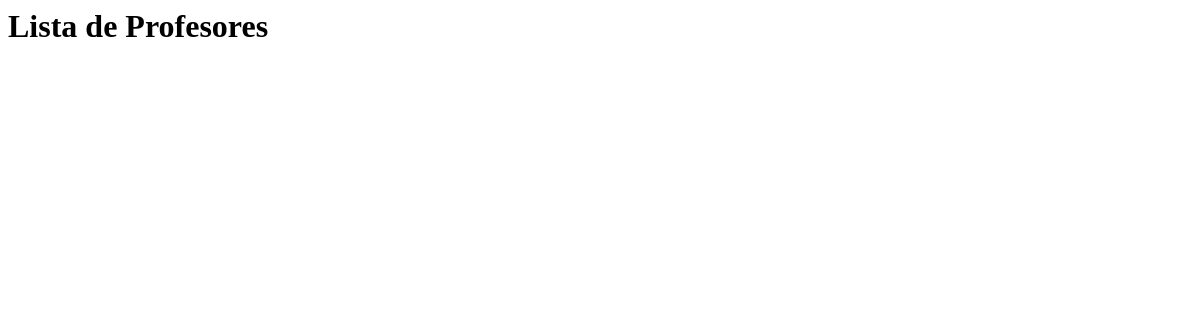
/colegioApp/listadeProfesores/, run on an earlier commit of the app's database.
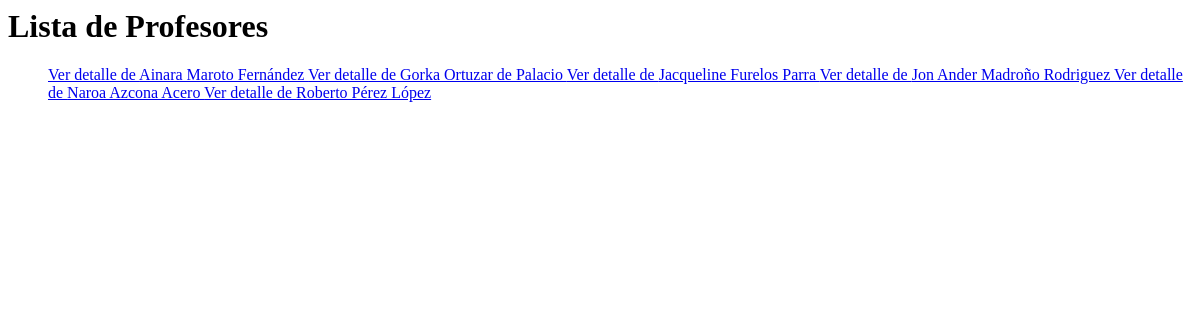
And on a later commit of the database.
### colegioApp/models.py (models this page shows, shortened)
class Profesor(models.Model):
    dni = models.CharField(max_length=9)
    nombre = models.CharField(max_length=100)
    fechaNac = models.DateTimeField()
    antiguedad = models.PositiveIntegerField()
    colegio = models.ForeignKey(Colegio, on_delete=models.CASCADE , related_name="profesores")

### colegioApp/views.py (the view)
# urls.py: path('listadeProfesores/', views.listaProfesConPlantillas, name='listaProfes'),
def listaProfesConPlantillas(request):
    profesores = Profesor.objects.order_by('nombre')
    contexto = {'profesor_list' : profesores}
    return render(request, 'listaProfesor.html', contexto)

### colegioApp/templates/listaProfesor.html (shortened to what this page needs)
<html>
    <head>
    </head>
    <body>
        <h1>Lista de Profesores</h1>
        <ul>
            {% for profesor in profesor_list%}
                <a href="{% url 'detalleProfesor' profesor.id%}">
                    Ver detalle de {{ profesor.nombre}}
                </a>
        {% endfor %}
        </ul>
    </body>
</html>

What changed in the data, as far as the page shows it:
added Profesor: nombre "Ainara Maroto Fernández"
added Profesor: nombre "Gorka Ortuzar de Palacio"
added Profesor: nombre "Jacqueline Furelos Parra"
added Profesor: nombre "Jon Ander Madroño Rodriguez"
added Profesor: nombre "Naroa Azcona Acero"
added Profesor: nombre "Roberto Pérez López"
